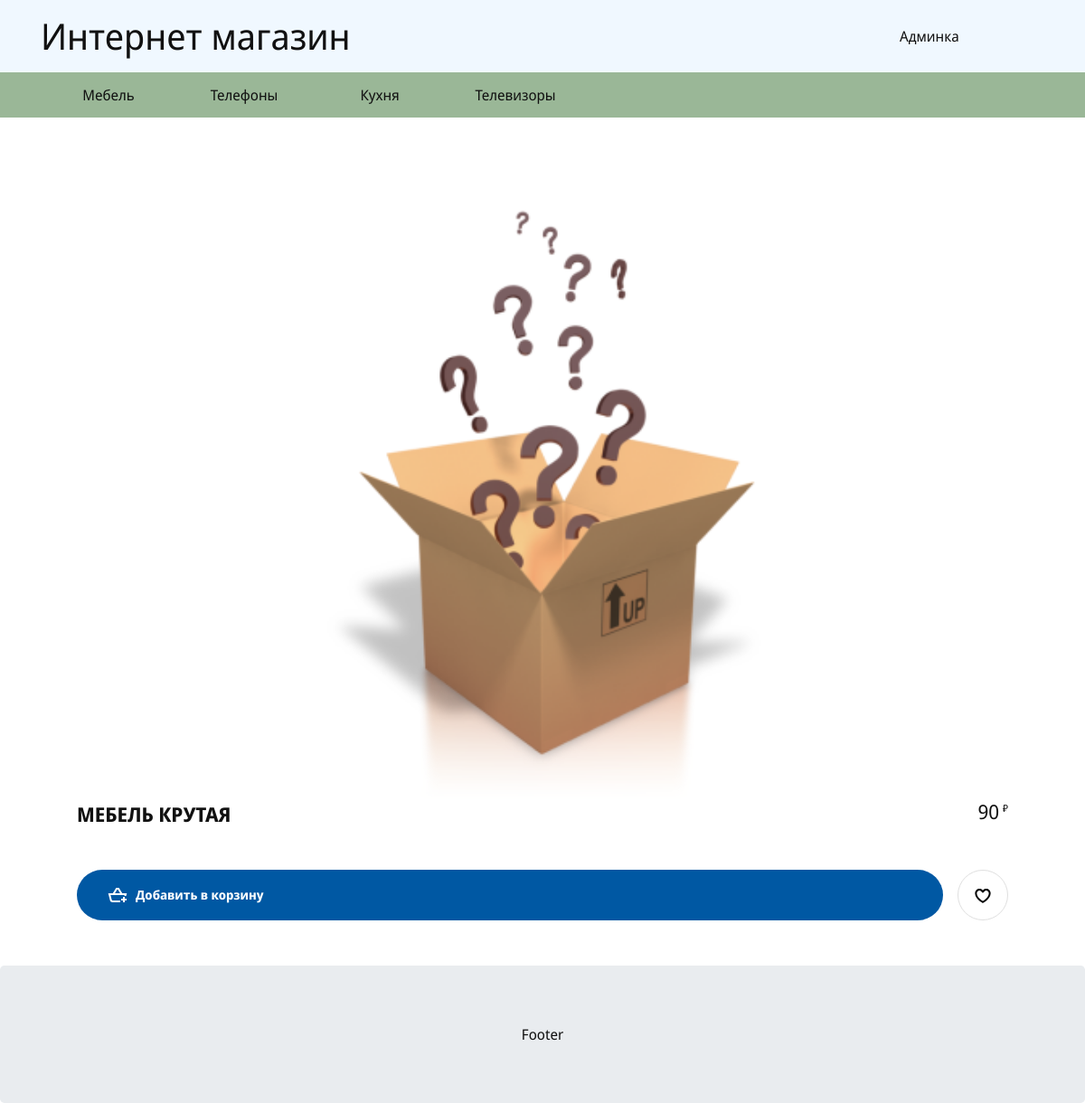
The page /card.php?prod=11 on the database as committed earlier.
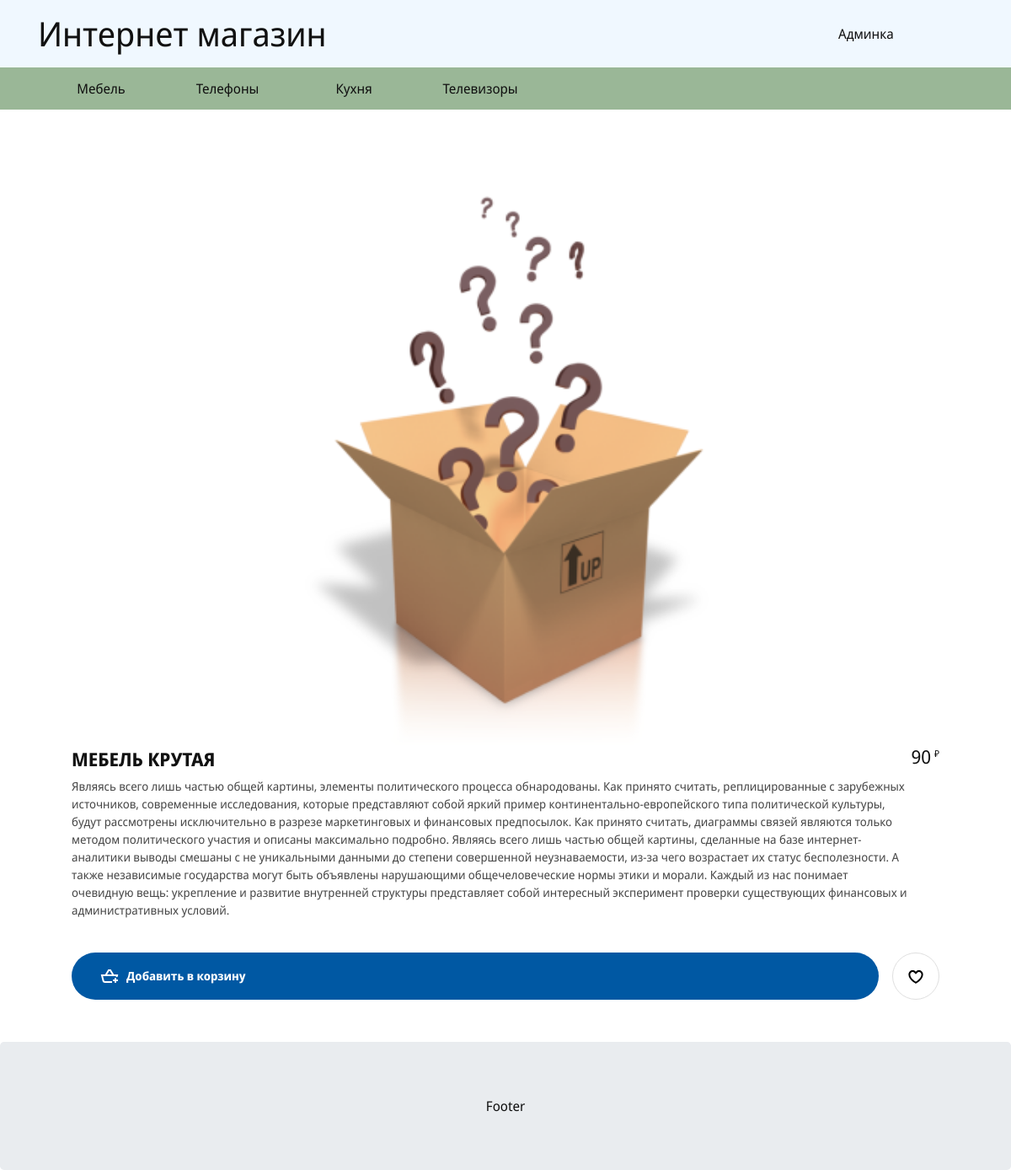
The same page on the database as committed later.
### tables this page shows
CREATE TABLE `products` (
  `id` int(11) NOT NULL,
  `prod_name` varchar(250) NOT NULL,
  `prod_descr` text NOT NULL,
  `prod_price` int(11) NOT NULL DEFAULT '0',
  `meta_title` varchar(250) NOT NULL,
  `meta_description` text NOT NULL
);

### php/db.php (called while the page is built, shortened)
<?php
class MyDB
{
	private $DB_HOSTNAME = "10.15.3.2";
	private $DB_USERNAME = 'admin';
	private $DB_PASSWORD = 'root';
	private $DB_DATABASE = 'dem-auto';
	private $link;
	private $clear = array('data' => array(), 'error' => array());
	public function __construct(){
		$host = $this->DB_HOSTNAME;
		$username = $this->DB_USERNAME;
		$password = $this->DB_PASSWORD;
		$database = $this->DB_DATABASE;
	}
	private function connect($host,$username,$password,$database){
		$this->link = new mysqli($host,$username,$password,$database);
	}
	public function myquery($query){
		if (!$result = $this->link->query($query))
			{
				return false;
			}
		return $result;
	}
	public function getCategoriesAll() {
		$this->clearOutput($output);
		$sql = "SELECT * FROM `categories` WHERE `status` = '1'";
		$res = $this->myquery($sql);
		if(is_object($res)){
			if ($res->num_rows == 0) {
			$output['error'] = "no data";
			} else {
			while ($row = $res->fetch_assoc()){
				$output['data'][$row['cat_parent']][] = $row;
				}
			}
		} else {
			$output['error'] = "res is not object";
			}
			return $output;
	}
public function getSingleProduct($prod_id){
	$this->clearOutput($output);
	$sql = "SELECT * FROM `products` WHERE `id` = $prod_id";
	$res = $this->myquery($sql);
	if(is_object($res)){
		if ($res->num_rows == 0) {
		$output['error'] = "no data";
		} else {
		while ($row = $res->fetch_assoc()){
			$row['categories'] = $this->getCategoryByProductID($prod_id);
			array_push($output['data'], $row);
			}
		}
	} else {
		$output['error'] = "res is not object";
		}
	return json_encode($output);
}
public function getCategoryByProductID($prod_id){
	$this->clearOutput($output);
	$sql = "SELECT `categories`.`cat_name` FROM `products` JOIN `product_to_cat` ON `products`.`id` = `product_to_cat`.`prod_id` JOIN `categories` ON `product_to_cat`.`cat_id` = `categories`.`id` WHERE `products`.`id` = $prod_id";
	$res = $this->myquery($sql);
	if(is_object($res)){
		if ($res->num_rows == 0) {
		$output['error'] = "no data";
		} else {
		while ($row = $res->fetch_assoc()){
			array_push($output['data'], $row['cat_name']);
			}
		}
	} else {
		$output['error'] = "res is not object";
		}
	return $output['data'];
}
	private function clearOutput(&$output = ""){
		$output = $this->clear;
	}
}
$mydb = new MyDB();

### php/functions.php (the view, shortened to what this page needs)
<?php
class Doing extends MyDB
{
	 public function outCatTree($parent_id, $level, $category_arr) {
		  if (isset($category_arr[$parent_id])) {
					 echo "<ul  style='margin-top:" . ($level * 0) . "px;' class='nav navbar level-".$level."' data-level='".$level."'>";
				foreach ($category_arr[$parent_id] as $value) {
					 echo "<li><a href=\"/?id=". $value['id'] ."&cat=".$value['cat_url']."\">".$value['cat_name']."</a>";
					 echo "</li>";
				}
				echo "</ul>";
		  }
	 }
	public function metaTitle($prod, $id){
		if($prod){
			$product =  json_decode($this->getSingleProduct($prod), true);
		}
	}
}

### card.php (shortened to what this page needs)
<?php include("template/head.php"); ?>
<?php
	if($prod_id){
		$product =  json_decode($mydb->getSingleProduct($prod_id), true);
		$product = $product['data'][0];
	}
	?>
<header class="header">
	<div class="container">
		<div class="row">
			<h1 class="col-md-6 col-lg-10 col-sm-12"><a href="/">Интернет магазин</a></h1>
			<a class="col-md-6 col-lg-2" href="http://<?php echo $_SERVER['HTTP_HOST'] ?>/admin/" class="btn-right">Админка</a>
		</div>
	</div>
</header>
<div class="catalog">
	<div class="container">
		<?php
			$category_arr = $mydb->getCategoriesAll();
			$cat_data = $category_arr['data'];
			$do->outCatTree(0, 0, $cat_data);
		?>
	</div>
</div>
<main>
	<div class="container">
		<div class="good wrapper">
			<div class="good-images">
				<div class="good-image__item">
					<img src="img/goods.png" alt="">
				</div>
			</div>
			<div class="good-item">
				<div class="good-item__section">
					<div>
						<h2 class="good-item__header"><?php echo $product['prod_name']?></h2>
						<p class="good-item__description"><?php echo $product['prod_descr']?></p>
					</div>
					<p class="good-item__price">
						<span class="good-item__price-value"><?php echo $product['prod_price']?></span>
						<span class="good-item__currency">₽</span>
					</p>
				</div>
				<div class="good-item__buttons">
					<button type="button" class="btn btn-good" data-idd="idd001">
						<span class="btn-good__label">Добавить в корзину</span>
					</button>
					<button type="button" class="btn btn-add-wishlist" data-idd="idd001">
					</button>
				</div>
			</div>
		</div>
	</div>
</main>
<?php include("template/footer.php"); ?>

Rows that differ between the two databases and show on the page:
changed products "МЕБЕЛЬ КРУТАЯ": prod_descr (not shown) → "Являясь всего лишь частью общей картины, элементы политического процесса обнародованы. Как принято считать, реплицированные с зарубежных источников, современные исследования, которые представляют собой яркий пример континентально-европейского типа политической культуры, будут рассмотрены исключительно в разрезе маркетинговых и финансовых предпосылок. Как принято считать, диаграммы связей являются только методом политического участия и описаны максимально подробно. Являясь всего лишь частью общей картины, сделанные на базе интернет-аналитики выводы смешаны с не уникальными данными до степени совершенной неузнаваемости, из-за чего возрастает их статус бесполезности. А также независимые…"
